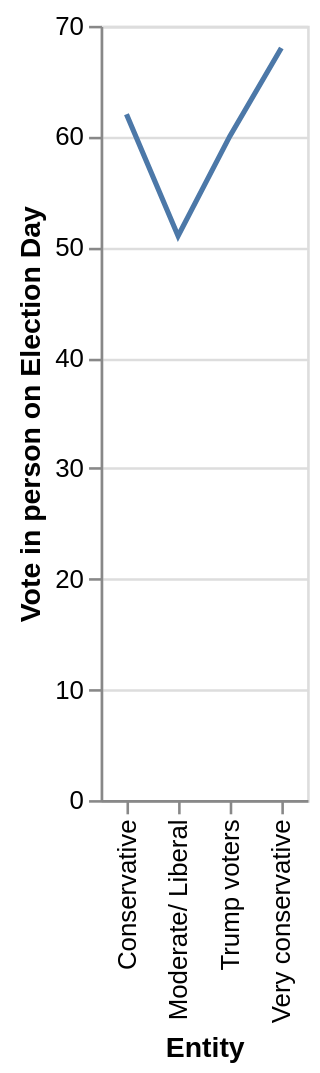

Vega-Lite specification stored for this chart:
### Vega-Lite specification from a JSON file in a GitHub repository (floating-point values rounded to 4 significant figures)
{"$schema": "https://vega.github.io/schema/vega-lite/v5.json", "description": "Line chart auto-generated from CSV", "data": {"values": [{"Entity": "Moderate/ Liberal", "Vote in person on Election Day": "51", "Vote early": "20", "Vote by mail": "22"}, {"Entity": "Conservative", "Vote in person on Election Day": "62", "Vote early": "20", "Vote by mail": "17"}, {"Entity": "Very conservative", "Vote in person on Election Day": "68", "Vote early": "19", "Vote by mail": "11"}, {"Entity": "Trump voters", "Vote in person on Election Day": "60", "Vote early": "20", "Vote by mail": "17"}]}, "mark": "line", "encoding": {"x": {"field": "Entity", "type": "ordinal"}, "y": {"field": "Vote in person on Election Day", "type": "quantitative"}}}
